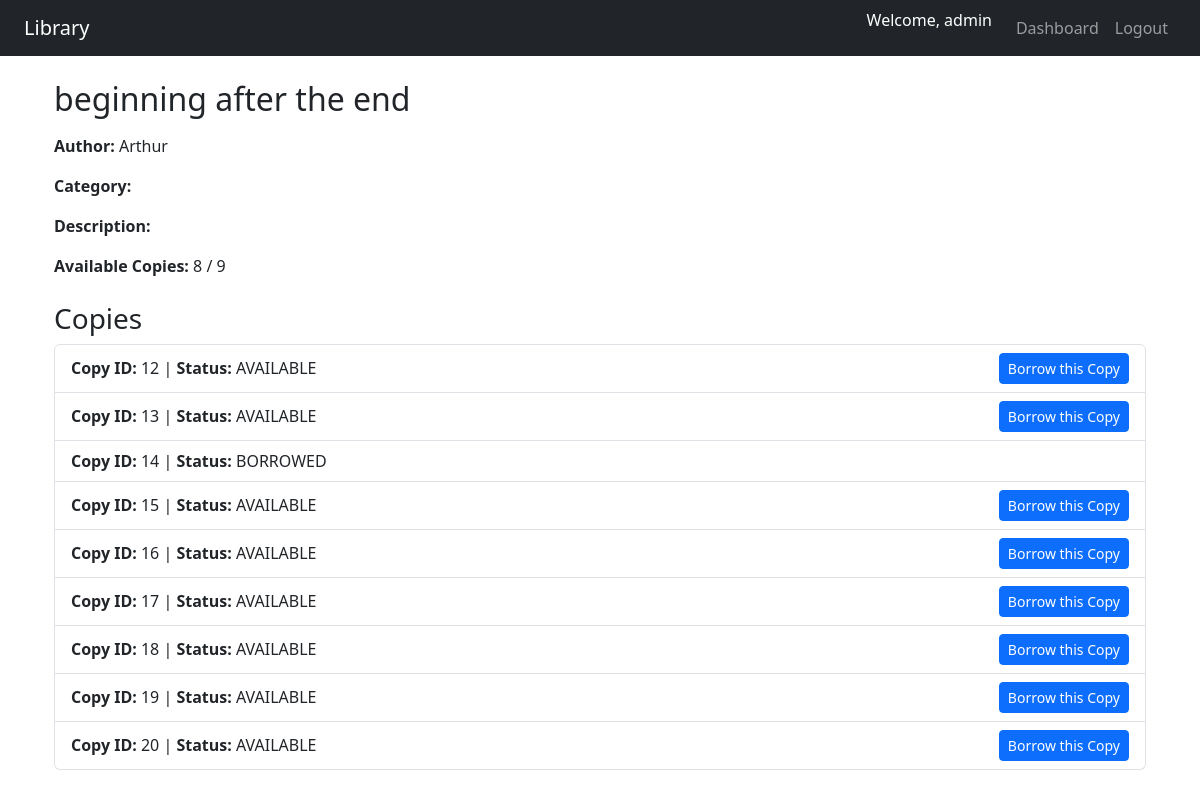
The app's page /book/6/ (signed in) with its own data.
### core/models.py (models this page shows, shortened)
class CustomUser(AbstractUser):
    ROLE_CHOICES = (
        ('ADMIN','Admin'),
        ('MEMBER','Member'),
    )
    role = models.CharField(max_length = 10, choices = ROLE_CHOICES,default='MEMBER')
    phone_number = models.CharField(
        max_length=10,
        validators=[RegexValidator(regex = r'^\d{10}$',message = 'Enter a valid 10 digit phone number')],
        blank = True,
        null = True,
    )
    address = models.CharField(blank=True,null=True)

class Book(models.Model):
    title = models.CharField(max_length=255)
    author = models.CharField(max_length=255)
    genre = models.CharField(max_length=100,blank = True, null=True)
    language = models.CharField(max_length=50,blank = True,null = True)
    isbn = models.CharField(max_length=13,unique=True)
    total_copies = models.PositiveIntegerField(default=0)
    available_copies = models.PositiveIntegerField(default = 0)

class BookCopy(models.Model):
    STATUS_CHOICES = [
    ("AVAILABLE","Available"),
    ("BORROWED","Borrowed"),
    ("RESERVED","Reserved"),
    ("LOST","Lost")
    ]
    book = models.ForeignKey(Book,on_delete=models.CASCADE,related_name="copies")
    copy_number = models.PositiveIntegerField()
    status = models.CharField(max_length = 10,choices=STATUS_CHOICES,default = "AVAILABLE")
    location = models.CharField(max_length=100,blank = True,null= True)
    class Meta:
        unique_together = ("book","copy_number")

### core/views.py (the view)
# urls.py: path("book/<int:book_id>/",views.book_detail_view,name = "book_detail"),
def book_detail_view (request,book_id):
    book = get_object_or_404(Book,id = book_id)
    copies = book.copies.all()
    available_copies = copies.filter(status = "AVAILABLE").count()
    total_copies = copies.count()
    context = {
        'book':book,
        'copies':copies,
        'available_copies':available_copies,
        "total_copies":total_copies
    }
    return render(request,"core/book_detail.html",context)

### core/templates/core/book_detail.html (shortened to what this page needs)
{% extends 'base.html' %}
{% block content %}
<div class="container my-4">
  <h2 class="mb-3">{{ book.title }}</h2>
  <p><strong>Author:</strong> {{ book.author }}</p>
  <p><strong>Category:</strong> {{ book.category }}</p>
  <p><strong>Description:</strong> {{ book.description }}</p>
  <p><strong>Available Copies:</strong> {{ available_copies }} / {{ total_copies }}</p>
  {% if user.is_authenticated %}
  <h3 class="mt-4">Copies</h3>
  {% if copies %}
    <div class="list-group mb-3">
      {% for copy in copies %}
      <div class="list-group-item d-flex justify-content-between align-items-center">
        <div>
          <strong>Copy ID:</strong> {{ copy.id }} | <strong>Status:</strong> {{ copy.status }}
        </div>
        <div>
          {% if copy.status == "AVAILABLE" %}
          <form method="post" action="{% url 'core:borrow_book' copy.id %}" class="d-inline">
            <button type="submit" class="btn btn-sm btn-primary">Borrow this Copy</button>
          </form>
          {% endif %}
        </div>
      </div>
      {% endfor %}
    </div>
  {% else %}
    <p class="text-muted">No copies found for this book.</p>
  {% endif %}
  {% else %}
  <p>
    <a href="{% url 'login' %}">Log in</a> to borrow or reserve this book.
  </p>
  {% endif %}
</div>
{% endblock %}

### core/templates/base.html (shortened to what this page needs)
<!DOCTYPE html>
<html lang="en">
<head>
  <link
    href="https://cdn.jsdelivr.net/npm/bootstrap@5.3.2/dist/css/bootstrap.min.css"
    rel="stylesheet"
  />
</head>
<body>
  <nav class="navbar navbar-expand-lg navbar-dark bg-dark px-4 mb-4">
    <a class="navbar-brand" href="/">Library</a>
    <div class="collapse navbar-collapse justify-content-end" id="navbarNav">
      <ul class="navbar-nav">
        {% if user.is_authenticated %}
        <li class="nav-item">
          <span class="navbar-text text-white me-3">
            Welcome, {{ user.username }}
          </span>
        </li>
        <li class="nav-item">
          <a class="nav-link" href="{% url 'core:user_dashboard' %}">Dashboard</a>
        </li>
        <li class="nav-item">
          <form method="post" action="{% url 'users:logout' %}" class="d-inline">
            <button class="btn btn-link nav-link" type="submit">Logout</button>
          </form>
        </li>
        {% endif %}
      </ul>
    </div>
  </nav>
  <div class="container">
    {% block content %}{% endblock %}
  </div>
</body>
</html>

### records on screen
CustomUser: username "admin"
Book: title "beginning after the end", author "Arthur"
BookCopy: id "12", status "AVAILABLE", shows "Borrow this Copy"
BookCopy: id "13", status "AVAILABLE", shows "Borrow this Copy"
BookCopy: id "14", status "BORROWED"
BookCopy: id "15", status "AVAILABLE", shows "Borrow this Copy"
BookCopy: id "16", status "AVAILABLE", shows "Borrow this Copy"
BookCopy: id "17", status "AVAILABLE", shows "Borrow this Copy"
BookCopy: id "18", status "AVAILABLE", shows "Borrow this Copy"
BookCopy: id "19", status "AVAILABLE", shows "Borrow this Copy"
BookCopy: id "20", status "AVAILABLE", shows "Borrow this Copy"

### other values on screen
{{ available_copies }} "8"
{{ total_copies }} "9"
